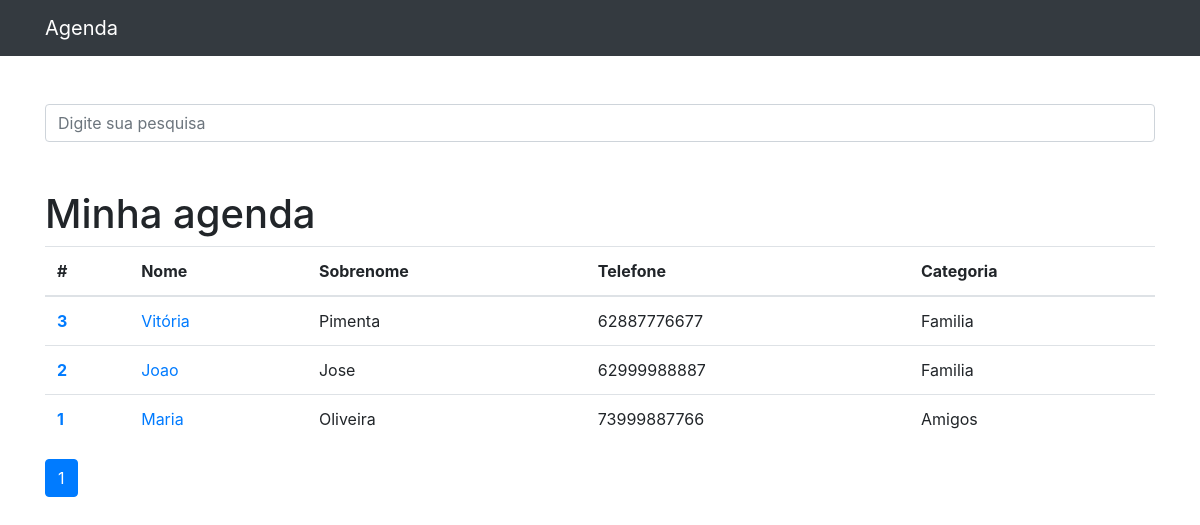
Before: / with the older database file.
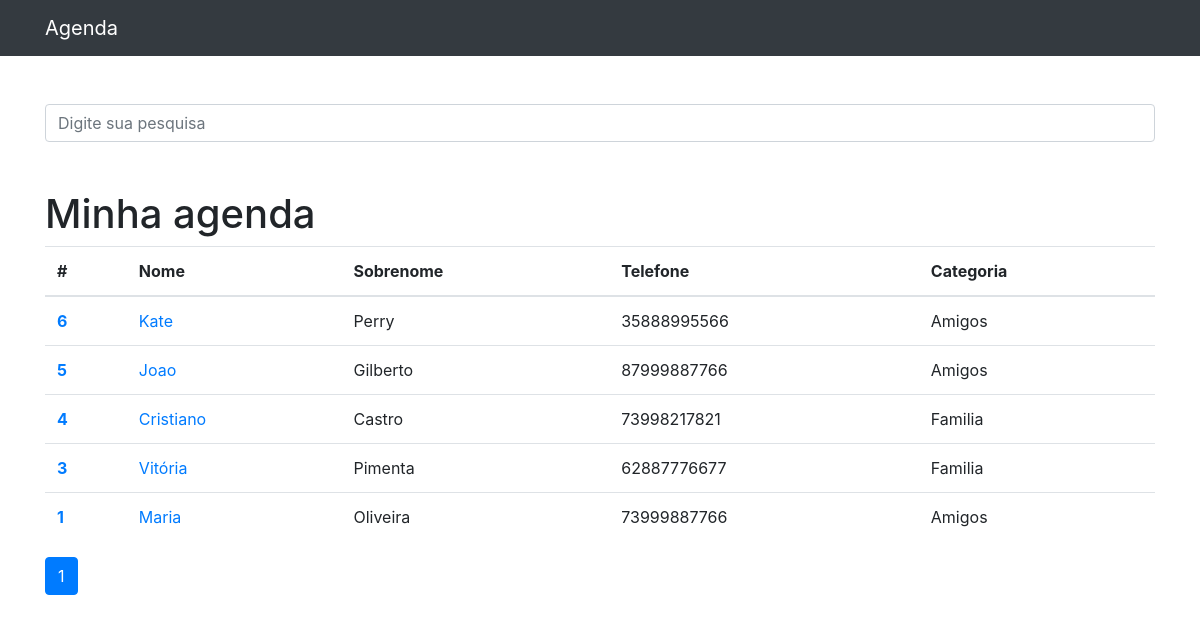
After: the same page with the newer database file.
### contatos/models.py (models this page shows, shortened)
class Contato(models.Model):
    nome = models.CharField(max_length=255)
    sobrenome = models.CharField(max_length=255, blank=True)
    telefone = models.CharField(max_length=255)
    email = models.CharField(max_length=255, blank=True)
    data_criacao = models.DateTimeField(default=timezone.now)
    descricao = models.TextField(blank=True)
    categoria = models.ForeignKey(Categoria, on_delete=models.DO_NOTHING)
    mostrar = models.BooleanField(default=True)

class Categoria(models.Model):
    nome = models.CharField(max_length=255)
    def __str__(self):
        return self.nome

### contatos/views.py (the view)
# urls.py: path('', views.index, name='index'),
def index(request):
    contatos_lista = Contato.objects.order_by('-id').filter(
        mostrar=True
    )
    paginator = Paginator(contatos_lista, 10)  # Show 10 contacts per page
    page = request.GET.get('p')
    contatos_lista = paginator.get_page(page)
    return render(request, 'contatos/index.html', {
        'contatos' : contatos_lista
    })

### contatos/templates/contatos/index.html
{% extends 'base.html' %}
{% block conteudo %}
  <h1 class="mt-5">Minha agenda</h1>
  <table class="table">
    <thead>
      <tr>
        <th>#</th>
        <th>Nome</th>
        <th>Sobrenome</th>
        <th>Telefone</th>
        <th>Categoria</th>
      </tr>
    </thead>
    <tbody>
      {% for contato in contatos %}
          <tr>
            <th>
              <a href="{% url 'single_contato' contato.id %}">{{ contato.id }}</a>
            </th>
            <td>
              <a href="{% url 'single_contato' contato.id %}">{{ contato.nome }}</a>
            </td>
            <td>{{ contato.sobrenome }}</td>
            <td>{{ contato.telefone }}</td>
            <td>{{ contato.categoria }}</td>
          </tr>
      {% endfor %}
    </tbody>
  </table>
    <nav aria-label="Page navigation example">
      <ul class="pagination">
          {% for pagina in contatos.paginator.page_range %}
            {% if contatos.number == pagina %}
                <li class="page-item active"><a class="page-link" href="?p={{pagina}}">{{pagina}}</a></li>
            {% else %}
                <li class="page-item"><a class="page-link" href="?p={{pagina}}">{{pagina}}</a></li>
            {% endif%}
          {% endfor %}
      </ul>
    </nav>
{% endblock %}

### templates/base.html (shortened to what this page needs)
{% load static %}
<!DOCTYPE html>
<html lang="pt">
<head>
 {% include 'parciais/_head.html' %}
</head>
<body>
  {% include 'parciais/_nav.html' %}
  <div class="container">
    <div class="row">
      <div class="col-lg-12">
        <br><br>
        <form method="get" action="{% url 'busca' %}">
          <div class="form-group row">
            <div class="col-12">
              <input class="form-control"
                     type="search" value="{{ request.GET.termo }}"
                     id="search-input"
                     placeholder="Digite sua pesquisa"
                     name="termo">
            </div>
          </div>
        </form>
        {% block conteudo %}{% endblock %}
      </div>
    </div>
  </div>
</body>
</html>

### templates/parciais/_head.html (shortened to what this page needs)
{% load static %}
<link href="{% static 'vendor/bootstrap/css/bootstrap.min.css'%}" rel="stylesheet">

### templates/parciais/_nav.html (shortened to what this page needs)
<nav class="navbar navbar-expand-lg navbar-dark bg-dark static-top">
<div class="container">
  <a class="navbar-brand" href="{% url 'index' %}">Agenda</a>
</div>
</nav>

Changed rows visible on the page:
no longer on this page (row edited): Contato: id "2", nome "Joao", sobrenome "Jose", telefone "62999988887", categoria "Familia"
added Contato: id "6", nome "Kate", sobrenome "Perry", telefone "35888995566", categoria "Amigos"
added Contato: id "5", nome "Joao", sobrenome "Gilberto", telefone "87999887766", categoria "Amigos"
added Contato: id "4", nome "Cristiano", sobrenome "Castro", telefone "73998217821", categoria "Familia"
